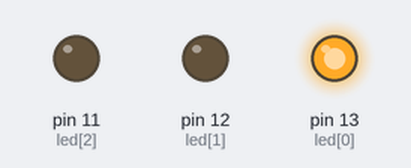
A sketch run on a simulated Arduino Uno, built with avr-gcc and run on an emulated ATmega328P. On the bench: output pins drawn as LEDs (lit = HIGH).

Above: at 0.2 s.
At 1.2 s:
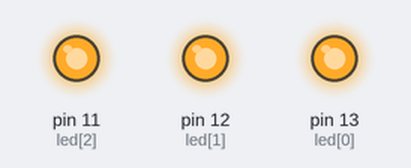
At 3.2 s:
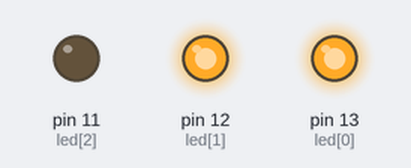
At 4.5 s:
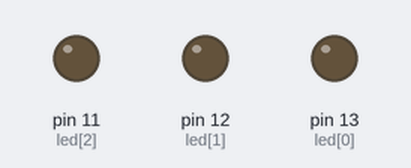
Timing chart, 0 to 5.8 s (numbered marks = the images above):
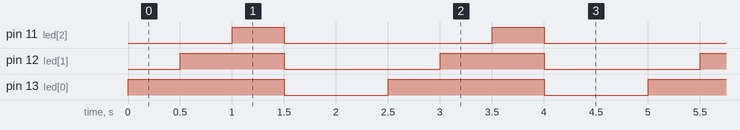

Measured:
- by itself, pin 11 (led[2]): alternates HIGH for 0.50 s and LOW for 2.0 s
- by itself, pin 12 (led[1]): alternates HIGH for 1.0 s and LOW for 1.5 s
- by itself, pin 13 (led[0]): alternates HIGH for 1.5 s and LOW for 1.0 s

The sketch:

_3programaComp1.ino
```cpp
byte led[]={13,12,11};
int i;

void setup(){
  for(i=0;i<=2;i++){
    pinMode (led[i],OUTPUT);
  }
}

void loop(){

 for(i=0;i<=2;i++){
    digitalWrite(led[i],HIGH);
    delay(500);
  }
 for(i=0;i<=2;i++){
    digitalWrite(led[i],LOW);
  }
  delay(1000);
}
```
